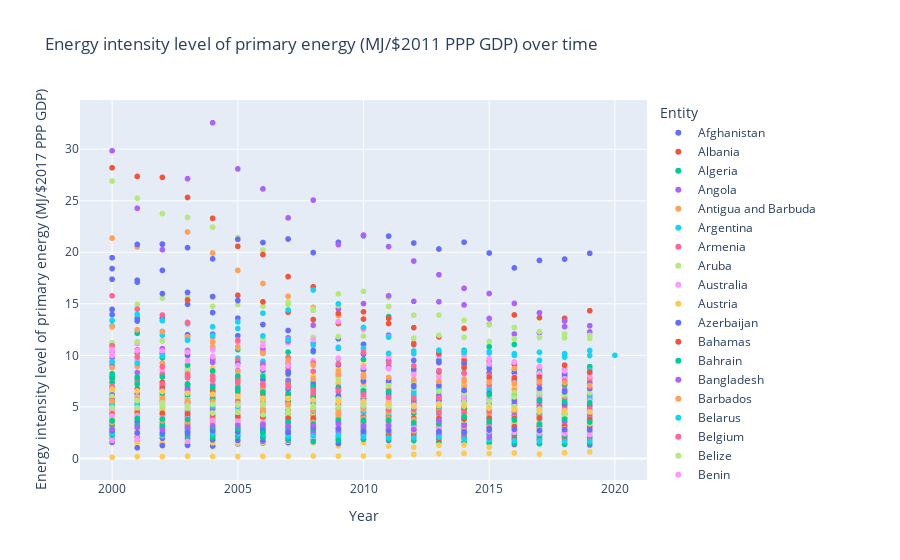

Source (notebook cell):
### Code cell
# explore the Energy intensity level of primary energy (MJ/$2017 PPP GDP)

fig = px.scatter(df, x='Year', y='Energy intensity level of primary energy (MJ/$2017 PPP GDP)', color='Entity', title='Energy intensity level of primary energy (MJ/$2011 PPP GDP) over time')
fig.show()
